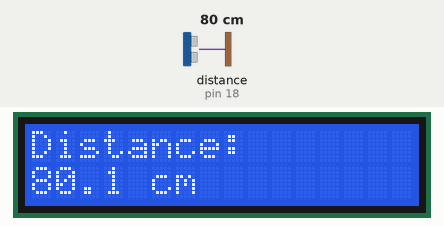
A program run on a simulated Raspberry Pi (header pin numbers). On the bench: 16×2 character LCD. The inputs (shaded band) are chosen by the test bench; at power-on: distance to the obstacle (sensor on pin 18) 80 cm. The echo pulse lasts 58.3 µs per cm; the clock reads 2024-03-15 10:24:30 at power-on unless the program sets it; what the program prints to the terminal is not drawn.

Above: at 1.2 s.
1.3 s: distance to the obstacle (sensor on pin 18) set to 2 cm
At 2.8 s:
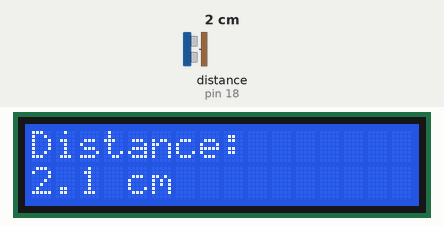
3.4 s: distance to the obstacle (sensor on pin 18) set to 4 cm
At 4.3 s:
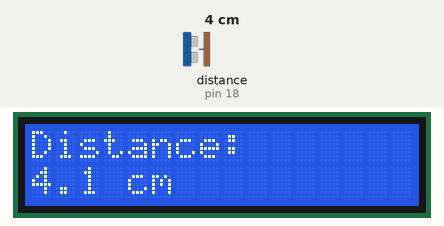
5.2 s: distance to the obstacle (sensor on pin 18) set to 9 cm
At 6.5 s:
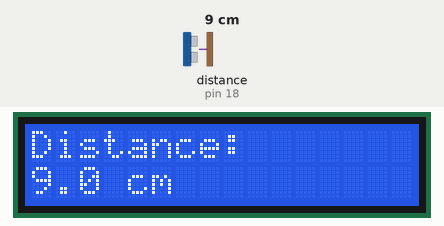
Timing chart, 0 to 8.2 s (numbered marks = the images above; inputs shaded):
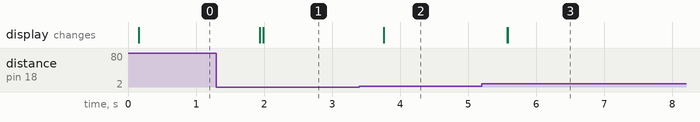

The program:

length.py
```python
import RPi.GPIO as GPIO
import time
GPIO.setmode(GPIO.BOARD)

TRIG = 16
ECHO = 18

print ('Distance Measurement In Progress')

def measure():
	GPIO.setup(TRIG,GPIO.OUT)
	GPIO.setup(ECHO,GPIO.IN)
	GPIO.output(TRIG, False)
	GPIO.output(TRIG, True)
	time.sleep(0.00001)
	GPIO.output(TRIG, False)
	while GPIO.input(ECHO)==0:
	  pulse_start = time.time()
	while GPIO.input(ECHO)==1:
	  pulse_end = time.time()
	pulse_duration = pulse_end - pulse_start
	distance = pulse_duration * 17150
	distance = round(distance, 1)
	lcd_string("Distance:", LCD_LINE_1)
	lcd_string(str(distance)+' cm', LCD_LINE_2)

#---------------------------------------------------------------#

# Define GPIO to LCD mapping(Use BOARD GPIO numbers)
LCD_RS = 5
LCD_E  = 3
LCD_D4 = 12
LCD_D5 = 11
LCD_D6 = 13
LCD_D7 = 15

# Define some constants
LCD_WIDTH = 16
LCD_CHR = True
LCD_CMD = False
LCD_LINE_1 = 0x80
LCD_LINE_2 = 0xC0
E_PULSE = 0.0005
E_DELAY = 0.0005

# Define some functions
def lcd_init():

	GPIO.setup(LCD_E,  GPIO.OUT)
	GPIO.setup(LCD_RS, GPIO.OUT)
	GPIO.setup(LCD_D4, GPIO.OUT)
	GPIO.setup(LCD_D5, GPIO.OUT)
	GPIO.setup(LCD_D6, GPIO.OUT)
	GPIO.setup(LCD_D7, GPIO.OUT)
	lcd_byte(0x33,LCD_CMD)
	lcd_byte(0x32,LCD_CMD)
	lcd_byte(0x06,LCD_CMD)
	lcd_byte(0x0C,LCD_CMD)
	lcd_byte(0x28,LCD_CMD)
	lcd_byte(0x01,LCD_CMD)
	time.sleep(E_DELAY)

def lcd_byte(bits, mode):
	GPIO.output(LCD_RS, mode)

	# High bits
	GPIO.output(LCD_D4, False)
	GPIO.output(LCD_D5, False)
	GPIO.output(LCD_D6, False)
	GPIO.output(LCD_D7, False)
	if bits&0x10==0x10:
		GPIO.output(LCD_D4, True)
	if bits&0x20==0x20:
		GPIO.output(LCD_D5, True)
	if bits&0x40==0x40:
		GPIO.output(LCD_D6, True)
	if bits&0x80==0x80:
		GPIO.output(LCD_D7, True)
	lcd_toggle_enable()

	# Low bits
	GPIO.output(LCD_D4, False)
	GPIO.output(LCD_D5, False)
	GPIO.output(LCD_D6, False)
	GPIO.output(LCD_D7, False)
	if bits&0x01==0x01:
		GPIO.output(LCD_D4, True)
	if bits&0x02==0x02:
		GPIO.output(LCD_D5, True)
	if bits&0x04==0x04:
		GPIO.output(LCD_D6, True)
	if bits&0x08==0x08:
		GPIO.output(LCD_D7, True)
	lcd_toggle_enable()

def lcd_toggle_enable():
	time.sleep(E_DELAY)
	GPIO.output(LCD_E, True)
	time.sleep(E_PULSE)
	GPIO.output(LCD_E, False)
	time.sleep(E_DELAY)

def lcd_string(message,line):
	message = message.ljust(LCD_WIDTH," ")
	lcd_byte(line, LCD_CMD)
	for i in range(LCD_WIDTH):
		lcd_byte(ord(message[i]),LCD_CHR)

def lcd_chr(num):
	string = "0000000000000000"
	lcd_byte(LCD_LINE_1, LCD_CMD)
	for i in range(LCD_WIDTH):
		lcd_byte(num ,LCD_CHR)
	lcd_byte(LCD_LINE_2, LCD_CMD)
	for i in range(LCD_WIDTH):
		lcd_byte(num ,LCD_CHR)

GPIO.setmode(GPIO.BOARD)
GPIO.setup(LCD_E,  GPIO.OUT)
GPIO.setup(LCD_RS, GPIO.OUT)
GPIO.setup(LCD_D4, GPIO.OUT)
GPIO.setup(LCD_D5, GPIO.OUT)
GPIO.setup(LCD_D6, GPIO.OUT)
GPIO.setup(LCD_D7, GPIO.OUT)

#---------------------------------------------------------------#

lcd_init()

lcd_byte(0x40, LCD_CMD)

lcd_byte(0b00000100, LCD_CHR)
lcd_byte(0b00000110, LCD_CHR)
lcd_byte(0b00011111, LCD_CHR)
lcd_byte(0b00010100, LCD_CHR)
lcd_byte(0b00000110, LCD_CHR)
lcd_byte(0b00001100, LCD_CHR)
lcd_byte(0b00010111, LCD_CHR)
lcd_byte(0b00000100, LCD_CHR)

lcd_byte(0x80, LCD_CMD)

while True:
	measure()
	time.sleep(0.5)


GPIO.cleanup()
```

Measured:
- after the input at 1.3 s, the display: first changes after 0.64 s (image 1 shows a later state)
- after the input at 3.4 s, the display: changes after 0.36 s (image 2)
- after the input at 5.2 s, the display: first changes after 0.37 s (image 3 shows a later state)
